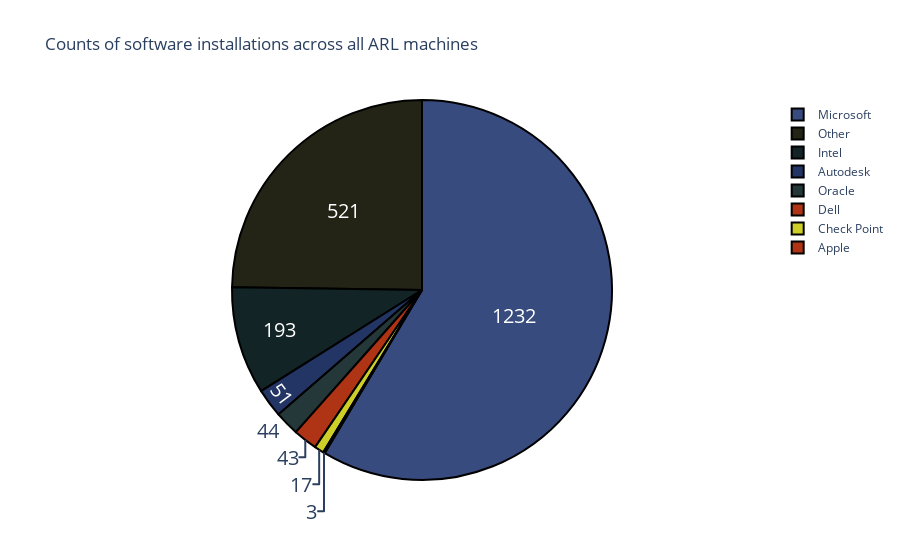

The cell this chart's notebook holds for it:
### Code cell
# Create a pie chart

import plotly.graph_objects as go
colors = ['rgb(56, 75, 126)','rgb(18, 36, 37)','rgb(34, 53, 101)',
          'rgb(36, 55, 57)','rgb(175, 51, 21)','rgb(206, 206, 40)',
          'rgb(175, 51, 21)','rgb(35, 36, 21)']
values = [1232,193,51,44,43,17,3,521]
labels=['Microsoft','Intel','Autodesk','Oracle','Dell','Check Point','Apple','Other']

fig = go.Figure(data=[go.Pie(labels=labels,values=values)])
fig.update_traces(hoverinfo='label+percent', textinfo='value', textfont_size=20,
                  marker=dict(colors=colors, line=dict(color='#000000', width=2)))
fig.update_layout(title_text='Counts of software installations across all ARL machines')
fig.show()

### Figure 1 — Plotly figure (JSON) as saved in the notebook; plotly's stock layout.template omitted (floating-point values rounded to 4 significant figures)
{"data": [{"hoverinfo": "label+percent", "labels": ["Microsoft", "Intel", "Autodesk", "Oracle", "Dell", "Check Point", "Apple", "Other"], "marker": {"colors": ["rgb(56, 75, 126)", "rgb(18, 36, 37)", "rgb(34, 53, 101)", "rgb(36, 55, 57)", "rgb(175, 51, 21)", "rgb(206, 206, 40)", "rgb(175, 51, 21)", "rgb(35, 36, 21)"], "line": {"color": "#000000", "width": 2}}, "textfont": {"size": 20}, "textinfo": "value", "type": "pie", "values": [1232, 193, 51, 44, 43, 17, 3, 521]}], "layout": {"title": {"text": "Counts of software installations across all ARL machines"}}}
